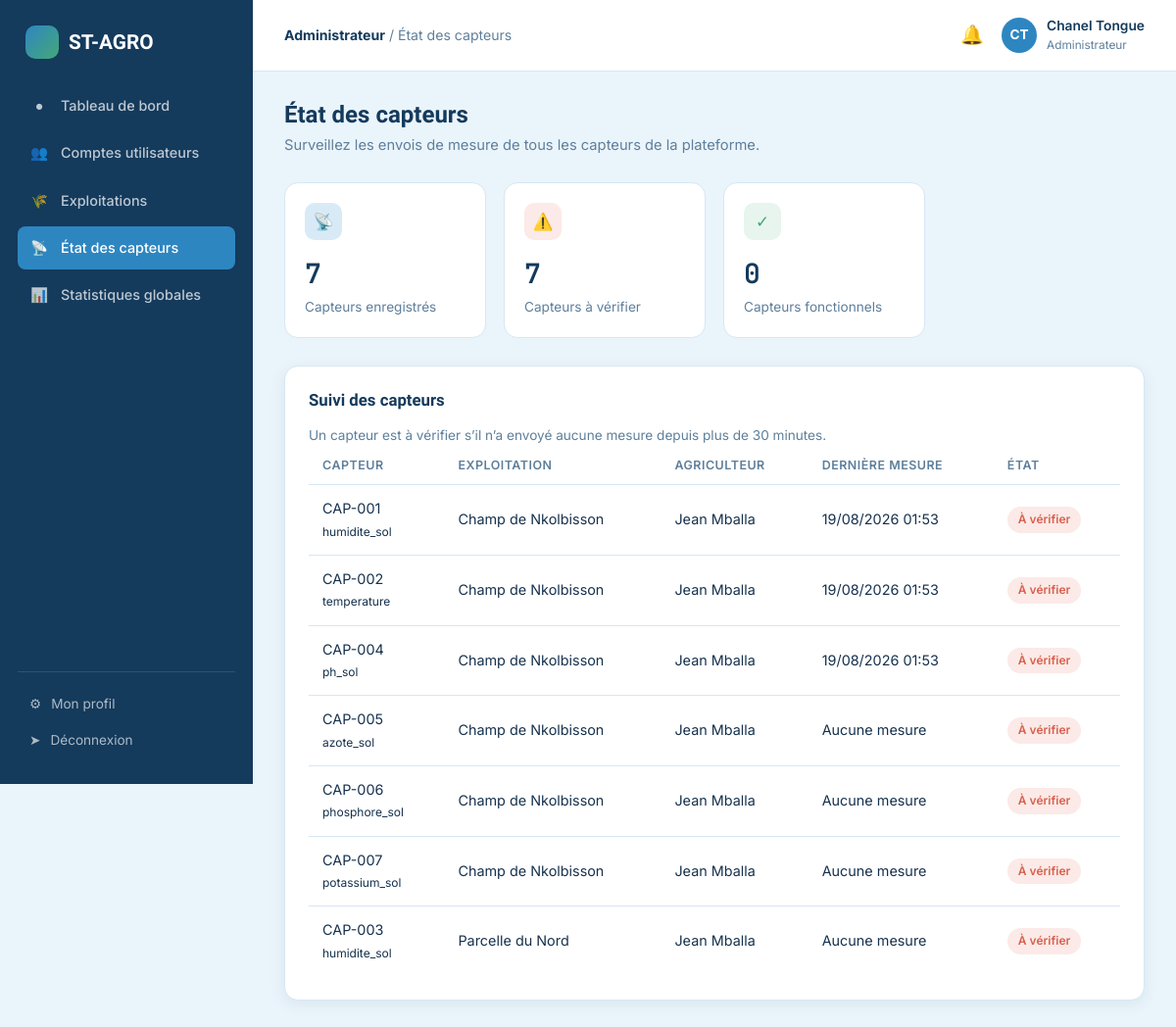
The page /admin/capteurs.php (signed in) on the database its author committed.
### tables this page shows
CREATE TABLE utilisateurs (
    id INT AUTO_INCREMENT PRIMARY KEY,
    nom VARCHAR(80) NOT NULL,
    prenom VARCHAR(80) NOT NULL,
    email VARCHAR(150) NOT NULL UNIQUE,
    telephone VARCHAR(30) DEFAULT NULL,
    mot_de_passe VARCHAR(255) NOT NULL,
    role ENUM('administrateur','agriculteur','agronome') NOT NULL DEFAULT 'agriculteur',
    photo_profil VARCHAR(255) DEFAULT NULL,
    ville VARCHAR(120) DEFAULT NULL,
    statut ENUM('actif','suspendu') NOT NULL DEFAULT 'actif',
    date_creation DATETIME DEFAULT CURRENT_TIMESTAMP
);

CREATE TABLE capteurs (
    id INT AUTO_INCREMENT PRIMARY KEY,
    exploitation_id INT NOT NULL,
    code_capteur VARCHAR(50) NOT NULL UNIQUE,
    type_capteur ENUM('humidite_sol','temperature','luminosite','ph_sol','pluviometrie','azote_sol','phosphore_sol','potassium_sol') NOT NULL,
    statut ENUM('actif','inactif','en_panne') NOT NULL DEFAULT 'actif',
    date_installation DATE DEFAULT NULL,
    FOREIGN KEY (exploitation_id) REFERENCES exploitations(id) ON DELETE CASCADE
);

CREATE TABLE exploitations (
    id INT AUTO_INCREMENT PRIMARY KEY,
    agriculteur_id INT NOT NULL,
    nom VARCHAR(150) NOT NULL,
    culture VARCHAR(120) NOT NULL,
    superficie DECIMAL(10,2) DEFAULT NULL COMMENT 'en hectares',
    ville VARCHAR(120) DEFAULT NULL,
    latitude DECIMAL(10,6) DEFAULT NULL,
    longitude DECIMAL(10,6) DEFAULT NULL,
    date_plantation DATE DEFAULT NULL,
    statut ENUM('en_cours','recoltee','en_alerte') NOT NULL DEFAULT 'en_cours',
    date_creation DATETIME DEFAULT CURRENT_TIMESTAMP,
    FOREIGN KEY (agriculteur_id) REFERENCES utilisateurs(id) ON DELETE CASCADE
);

### includes/auth.php (called while the page is built, shortened)
<?php
require_once __DIR__ . '/../config/database.php';
function estConnecte(): bool
{
    return isset($_SESSION['user_id']);
}
function utilisateurCourant(): ?array
{
    static $user = null;
    if ($user === null) {
        $stmt = getPDO()->prepare('SELECT id, nom, prenom, email, telephone, role, photo_profil, ville, statut FROM utilisateurs WHERE id = ?');
        $stmt->execute([$_SESSION['user_id']]);
        $user = $stmt->fetch();
    }
    return $user;
}

### config/database.php (called while the page is built, shortened)
<?php
function getPDO(): PDO
{
    static $pdo = null;
    if ($pdo === null) {
        $dsn = 'mysql:host=' . DB_HOST . ';dbname=' . DB_NAME . ';charset=' . DB_CHARSET;
        $options = [
            PDO::ATTR_ERRMODE            => PDO::ERRMODE_EXCEPTION,
            PDO::ATTR_DEFAULT_FETCH_MODE => PDO::FETCH_ASSOC,
            PDO::ATTR_EMULATE_PREPARES   => false,
        ];
        try {
            $pdo = new PDO($dsn, DB_USER, DB_PASS, $options);
        } catch (PDOException $e) {
            die('Erreur de connexion à la base de données : ' . $e->getMessage());
        }
    }
    return $pdo;
}

### includes/functions.php (called while the page is built, shortened)
<?php
function nettoyer(string $valeur): string
{
    return htmlspecialchars(trim($valeur), ENT_QUOTES, 'UTF-8');
}

### admin/capteurs.php (the view, shortened to what this page needs)
<?php
require_once __DIR__ . '/../includes/auth.php';
require_once __DIR__ . '/../includes/functions.php';
$pdo = getPDO();
$capteursEtat = $pdo->query("SELECT c.id, c.code_capteur, c.type_capteur, c.statut AS statut_capteur,
        e.nom AS exploitation_nom, u.nom AS agriculteur_nom, u.prenom AS agriculteur_prenom,
        r.derniere_mesure_releve, m.derniere_mesure_historique
    FROM capteurs c
    JOIN exploitations e ON e.id = c.exploitation_id
    JOIN utilisateurs u ON u.id = e.agriculteur_id
    LEFT JOIN (
        SELECT capteur_id, MAX(date_releve) AS derniere_mesure_releve
        FROM releves_capteurs GROUP BY capteur_id
    ) r ON r.capteur_id = c.id
    LEFT JOIN (
        SELECT capteur_id, MAX(date_mesure) AS derniere_mesure_historique
        FROM mesures GROUP BY capteur_id
    ) m ON m.capteur_id = c.id
    ORDER BY e.nom, c.code_capteur")->fetchAll();
$capteursProbleme = 0;
foreach ($capteursEtat as &$capteur) {
    $dates = array_filter([$capteur['derniere_mesure_releve'], $capteur['derniere_mesure_historique']]);
    $capteur['derniere_mesure'] = $dates ? max($dates) : null;
    $capteur['en_probleme'] = !$capteur['derniere_mesure'] || (time() - strtotime($capteur['derniere_mesure'])) > 1800;
    if ($capteur['en_probleme']) {
        $capteursProbleme++;
    }
}
$filAriane = 'État des capteurs';
$pageActive = 'capteurs';
require __DIR__ . '/../includes/layout_debut.php';
?>
<h1>État des capteurs</h1>
<p class="sous-titre-page">Surveillez les envois de mesure de tous les capteurs de la plateforme.</p>
<div class="grille-stats">
    <div class="stat-carte"><div class="stat-tete"><span class="stat-icone bleu">&#128225;</span></div><div class="valeur"><?= count($capteursEtat) ?></div><div class="libelle">Capteurs enregistrés</div></div>
    <div class="stat-carte"><div class="stat-tete"><span class="stat-icone <?= $capteursProbleme ? 'rouge' : 'vert' ?>">&#9888;&#65039;</span></div><div class="valeur"><?= $capteursProbleme ?></div><div class="libelle">Capteurs à vérifier</div></div>
    <div class="stat-carte"><div class="stat-tete"><span class="stat-icone vert">&#10003;</span></div><div class="valeur"><?= count($capteursEtat) - $capteursProbleme ?></div><div class="libelle">Capteurs fonctionnels</div></div>
</div>
<div class="carte">
    <div class="carte-titre"><h3>Suivi des capteurs</h3></div>
    <p style="color:var(--texte-attenue); font-size:0.85rem;">Un capteur est à vérifier s’il n’a envoyé aucune mesure depuis plus de 30 minutes.</p>
    <div class="table-wrap">
        <table class="table-app">
            <thead><tr><th>Capteur</th><th>Exploitation</th><th>Agriculteur</th><th>Dernière mesure</th><th>État</th></tr></thead>
            <tbody>
            <?php foreach ($capteursEtat as $capteur): ?>
                <tr>
                    <td><?= nettoyer($capteur['code_capteur']) ?><br><small><?= nettoyer($capteur['type_capteur']) ?></small></td>
                    <td><?= nettoyer($capteur['exploitation_nom']) ?></td>
                    <td><?= nettoyer($capteur['agriculteur_prenom'] . ' ' . $capteur['agriculteur_nom']) ?></td>
                    <td><?= $capteur['derniere_mesure'] ? nettoyer(date('d/m/Y H:i', strtotime($capteur['derniere_mesure']))) : 'Aucune mesure' ?></td>
                    <td><?= $capteur['en_probleme'] ? '<span class="badge badge-rouge">À vérifier</span>' : '<span class="badge badge-vert">Fonctionnel</span>' ?></td>
                </tr>
            <?php endforeach; ?>
            </tbody>
        </table>
    </div>
</div>
<?php require __DIR__ . '/../includes/layout_fin.php'; ?>

### includes/layout_debut.php (shortened to what this page needs)
<?php
$user = utilisateurCourant();
$role = $user['role'];
$initiales = mb_strtoupper(mb_substr($user['prenom'], 0, 1) . mb_substr($user['nom'], 0, 1));
$libRole = ['agriculteur' => 'Agriculteur', 'agronome' => 'Agronome', 'administrateur' => 'Administrateur'];
?>
<!DOCTYPE html>
<html lang="fr">
<head>
<link rel="stylesheet" href="/st-agro/includes/style.css">
</head>
<body>
<div class="app-shell">
    <aside class="barre-laterale">
        <div class="logo"><span class="pastille"></span> ST-AGRO</div>
        <ul class="nav-app">
            <?php foreach ($liensParRole[$role] as $lien): ?>
            <li><a href="<?= $lien['href'] ?>" class="<?= $pageActive === $lien['cle'] ? 'actif' : '' ?>">
                <span class="icone"><?= $lien['icone'] ?></span> <?= $lien['texte'] ?>
            </a></li>
            <?php endforeach; ?>
        </ul>
        <div class="barre-laterale-bas">
            <a href="/st-agro/profil.php"><span class="icone">&#9881;</span> Mon profil</a>
            <a href="/st-agro/deconnexion.php"><span class="icone">&#10148;</span> Déconnexion</a>
        </div>
    </aside>
    <div class="zone-app">
        <header class="barre-superieure">
            <div style="display:flex; align-items:center; gap:14px;">
                <div class="fil-ariane"><strong><?= $libRole[$role] ?></strong> / <?= nettoyer($filAriane) ?></div>
            </div>
            <div class="barre-superieure-actions">
                <a href="/st-agro/<?= $role === 'administrateur' ? 'admin' : $role ?>/notifications.php" class="cloche-notif" aria-label="Notifications">
                    &#128276;
                </a>
                <a href="/st-agro/profil.php" class="mini-profil">
                    <div class="avatar"><?= $initiales ?></div>
                    <div>
                        <div class="nom"><?= nettoyer($user['prenom'] . ' ' . $user['nom']) ?></div>
                        <div class="role"><?= $libRole[$role] ?></div>
                    </div>
                </a>
            </div>
        </header>
        <main class="contenu-app">

### includes/layout_fin.php (shortened to what this page needs)
        </main>
    </div>
</div>
</body>
</html>

### rows shown on the page
utilisateurs: role "Administrateur", initiales "CT", nettoyer($user['prenom'] . ' ' . $user['nom']) "Chanel Tongue"
capteurs: code_capteur "CAP-001", type_capteur "humidite_sol", exploitation.nom "Champ de Nkolbisson", utilisateurs.prenom+nom "Jean Mballa", derniere_mesure "19/08/2026 01:53"
capteurs: code_capteur "CAP-002", type_capteur "temperature", exploitation.nom "Champ de Nkolbisson", utilisateurs.prenom+nom "Jean Mballa", derniere_mesure "19/08/2026 01:53"
capteurs: code_capteur "CAP-004", type_capteur "ph_sol", exploitation.nom "Champ de Nkolbisson", utilisateurs.prenom+nom "Jean Mballa", derniere_mesure "19/08/2026 01:53"
capteurs: code_capteur "CAP-005", type_capteur "azote_sol", exploitation.nom "Champ de Nkolbisson", utilisateurs.prenom+nom "Jean Mballa", shows "Aucune mesure"
capteurs: code_capteur "CAP-006", type_capteur "phosphore_sol", exploitation.nom "Champ de Nkolbisson", utilisateurs.prenom+nom "Jean Mballa", shows "Aucune mesure"
capteurs: code_capteur "CAP-007", type_capteur "potassium_sol", exploitation.nom "Champ de Nkolbisson", utilisateurs.prenom+nom "Jean Mballa", shows "Aucune mesure"
capteurs: code_capteur "CAP-003", type_capteur "humidite_sol", exploitation.nom "Parcelle du Nord", utilisateurs.prenom+nom "Jean Mballa", shows "Aucune mesure"

### other values the page prints
$lien['icone'] "●"
$lien['texte'] "Tableau de bord"
$lien['icone'] "👥"
$lien['texte'] "Comptes utilisateurs"
$lien['icone'] "🌾"
$lien['texte'] "Exploitations"
$lien['icone'] "📡"
$lien['texte'] "État des capteurs"
$lien['icone'] "📊"
$lien['texte'] "Statistiques globales"
nettoyer($filAriane) "État des capteurs"
count($capteursEtat) "7"
$capteursProbleme "7"
count($capteursEtat) - $capteursProbleme "0"
